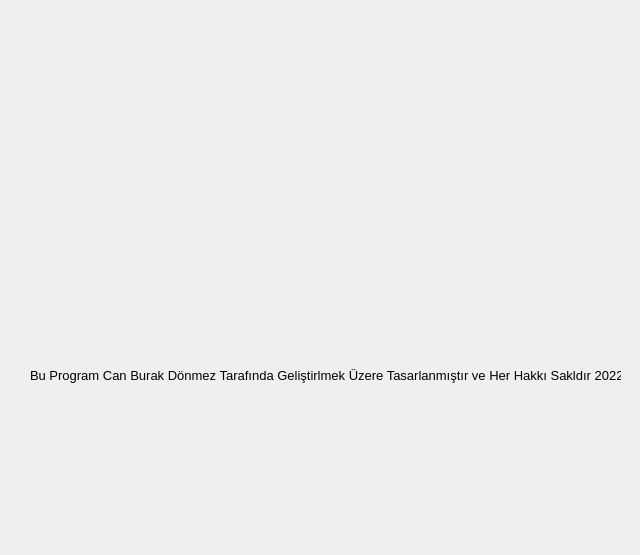
<?xml version="1.0" encoding="UTF-8"?>
<ui version="4.0">
 <class>Hakknda</class>
 <widget class="QDialog" name="Hakknda">
  <property name="geometry">
   <rect>
    <x>0</x>
    <y>0</y>
    <width>640</width>
    <height>555</height>
   </rect>
  </property>
  <property name="windowTitle">
   <string>Hakkında</string>
  </property>
  <property name="styleSheet">
   <string notr="true">QProgressBar:horizontal {
    border: 1px solid #3A3939;
    text-align: center;
    padding: 1px;
    background: #201F1F;
}
QProgressBar::chunk:horizontal {
    background-color: qlineargradient(spread:reflect, x1:1, y1:0.545, x2:1, y2:0, stop:0 rgba(28, 66, 111, 255), stop:1 rgba(37, 87, 146, 255));
}

QToolTip
{
    border: 1px solid #3A3939;
    background-color: rgb(90, 102, 117);;
    color: white;
    padding: 1px;
    opacity: 200;
}

QWidget
{
    color: silver;
    background-color: #302F2F;
    selection-background-color:#3d8ec9;
    selection-color: black;
    background-clip: border;
    border-image: none;
    outline: 0;
}

QWidget:item:hover
{
    background-color: #78879b;
    color: black;
}

QWidget:item:selected
{
    background-color: #3d8ec9;
}

QCheckBox
{
    spacing: 5px;
    outline: none;
    color: #bbb;
    margin-bottom: 2px;
}

QCheckBox:disabled
{
    color: #777777;
}
QCheckBox::indicator,
QGroupBox::indicator
{
    width: 18px;
    height: 18px;
}
QGroupBox::indicator
{
    margin-left: 2px;
}

QCheckBox::indicator:unchecked,
QCheckBox::indicator:unchecked:hover,
QGroupBox::indicator:unchecked,
QGroupBox::indicator:unchecked:hover
{
    image: url(:/dark_blue/img/checkbox_unchecked.png);
}

QCheckBox::indicator:unchecked:focus,
QCheckBox::indicator:unchecked:pressed,
QGroupBox::indicator:unchecked:focus,
QGroupBox::indicator:unchecked:pressed
{
  border: none;
    image: url(:/dark_blue/img/checkbox_unchecked_focus.png);
}

QCheckBox::indicator:checked,
QCheckBox::indicator:checked:hover,
QGroupBox::indicator:checked,
QGroupBox::indicator:checked:hover
{
    image: url(:/dark_blue/img/checkbox_checked.png);
}

QCheckBox::indicator:checked:focus,
QCheckBox::indicator:checked:pressed,
QGroupBox::indicator:checked:focus,
QGroupBox::indicator:checked:pressed
{
  border: none;
    image: url(:/dark_blue/img/checkbox_checked_focus.png);
}

QCheckBox::indicator:indeterminate,
QCheckBox::indicator:indeterminate:hover,
QCheckBox::indicator:indeterminate:pressed
QGroupBox::indicator:indeterminate,
QGroupBox::indicator:indeterminate:hover,
QGroupBox::indicator:indeterminate:pressed
{
    image: url(:/dark_blue/img/checkbox_indeterminate.png);
}

QCheckBox::indicator:indeterminate:focus,
QGroupBox::indicator:indeterminate:focus
{
    image: url(:/dark_blue/img/checkbox_indeterminate_focus.png);
}

QCheckBox::indicator:checked:disabled,
QGroupBox::indicator:checked:disabled
{
    image: url(:/dark_blue/img/checkbox_checked_disabled.png);
}

QCheckBox::indicator:unchecked:disabled,
QGroupBox::indicator:unchecked:disabled
{
    image: url(:/dark_blue/img/checkbox_unchecked_disabled.png);
}

QRadioButton
{
    spacing: 5px;
    outline: none;
    color: #bbb;
    margin-bottom: 2px;
}

QRadioButton:disabled
{
    color: #777777;
}
QRadioButton::indicator
{
    width: 21px;
    height: 21px;
}

QRadioButton::indicator:unchecked,
QRadioButton::indicator:unchecked:hover
{
    image: url(:/dark_blue/img/radio_unchecked.png);
}

QRadioButton::indicator:unchecked:focus,
QRadioButton::indicator:unchecked:pressed
{
  border: none;
  outline: none;
    image: url(:/dark_blue/img/radio_unchecked_focus.png);
}

QRadioButton::indicator:checked,
QRadioButton::indicator:checked:hover
{
  border: none;
  outline: none;
    image: url(:/dark_blue/img/radio_checked.png);
}

QRadioButton::indicator:checked:focus,
QRadioButton::indicato::menu-arrowr:checked:pressed
{
  border: none;
  outline: none;
    image: url(:/dark_blue/img/radio_checked_focus.png);
}

QRadioButton::indicator:indeterminate,
QRadioButton::indicator:indeterminate:hover,
QRadioButton::indicator:indeterminate:pressed
{
        image: url(:/dark_blue/img/radio_indeterminate.png);
}

QRadioButton::indicator:checked:disabled
{
  outline: none;
  image: url(:/dark_blue/img/radio_checked_disabled.png);
}

QRadioButton::indicator:unchecked:disabled
{
    image: url(:/dark_blue/img/radio_unchecked_disabled.png);
}


QMenuBar
{
    background-color: #302F2F;
    color: silver;
}

QMenuBar::item
{
    background: transparent;
}

QMenuBar::item:selected
{
    background: transparent;
    border: 1px solid #3A3939;
}

QMenuBar::item:pressed
{
    border: 1px solid #3A3939;
    background-color: #3d8ec9;
    color: black;
    margin-bottom:-1px;
    padding-bottom:1px;
}

QMenu
{
    border: 1px solid #3A3939;
    color: silver;
    margin: 1px;
}

QMenu::icon
{
    margin: 1px;
}

QMenu::item
{
    padding: 2px 2px 2px 25px;
    margin-left: 5px;
    border: 1px solid transparent; /* reserve space for selection border */
}

QMenu::item:selected
{
    color: black;
}

QMenu::separator {
    height: 2px;
    background: lightblue;
    margin-left: 10px;
    margin-right: 5px;
}

QMenu::indicator {
    width: 16px;
    height: 16px;
}

/* non-exclusive indicator = check box style indicator
   (see QActionGroup::setExclusive) */
QMenu::indicator:non-exclusive:unchecked {
    image: url(:/dark_blue/img/checkbox_unchecked.png);
}

QMenu::indicator:non-exclusive:unchecked:selected {
    image: url(:/dark_blue/img/checkbox_unchecked_disabled.png);
}

QMenu::indicator:non-exclusive:checked {
    image: url(:/dark_blue/img/checkbox_checked.png);
}

QMenu::indicator:non-exclusive:checked:selected {
    image: url(:/dark_blue/img/checkbox_checked_disabled.png);
}

/* exclusive indicator = radio button style indicator (see QActionGroup::setExclusive) */
QMenu::indicator:exclusive:unchecked {
    image: url(:/dark_blue/img/radio_unchecked.png);
}

QMenu::indicator:exclusive:unchecked:selected {
    image: url(:/dark_blue/img/radio_unchecked_disabled.png);
}

QMenu::indicator:exclusive:checked {
    image: url(:/dark_blue/img/radio_checked.png);
}

QMenu::indicator:exclusive:checked:selected {
    image: url(:/dark_blue/img/radio_checked_disabled.png);
}

QMenu::right-arrow {
    margin: 5px;
    image: url(:/dark_blue/img/right_arrow.png)
}


QWidget:disabled
{
    color: #808080;
    background-color: #302F2F;
}

QAbstractItemView
{
    alternate-background-color: #3A3939;
    color: silver;
    border: 1px solid 3A3939;
    border-radius: 2px;
    padding: 1px;
}

QWidget:focus, QMenuBar:focus
{
    border: 1px solid #78879b;
}

QTabWidget:focus, QCheckBox:focus, QRadioButton:focus, QSlider:focus
{
    border: none;
}

QLineEdit
{
    background-color: #201F1F;
    padding: 2px;
    border-style: solid;
    border: 1px solid #3A3939;
    border-radius: 2px;
    color: silver;
}

QGroupBox {
    border:1px solid #3A3939;
    border-radius: 2px;
    margin-top: 20px;
    background-color: #302F2F;
    color: silver;
}

QGroupBox::title {
    subcontrol-origin: margin;
    subcontrol-position: top center;
    padding-left: 10px;
    padding-right: 10px;
    padding-top: 10px;
}

QAbstractScrollArea
{
    border-radius: 2px;
    border: 1px solid #3A3939;
    background-color: transparent;
}

QScrollBar:horizontal
{
    height: 15px;
    margin: 3px 15px 3px 15px;
    border: 1px transparent #2A2929;
    border-radius: 4px;
    background-color: #2A2929;
}

QScrollBar::handle:horizontal
{
    background-color: #605F5F;
    min-width: 5px;
    border-radius: 4px;
}

QScrollBar::add-line:horizontal
{
    margin: 0px 3px 0px 3px;
    border-image: url(:/dark_blue/img/right_arrow_disabled.png);
    width: 10px;
    height: 10px;
    subcontrol-position: right;
    subcontrol-origin: margin;
}

QScrollBar::sub-line:horizontal
{
    margin: 0px 3px 0px 3px;
    border-image: url(:/dark_blue/img/left_arrow_disabled.png);
    height: 10px;
    width: 10px;
    subcontrol-position: left;
    subcontrol-origin: margin;
}

QScrollBar::add-line:horizontal:hover,QScrollBar::add-line:horizontal:on
{
    border-image: url(:/dark_blue/img/right_arrow.png);
    height: 10px;
    width: 10px;
    subcontrol-position: right;
    subcontrol-origin: margin;
}


QScrollBar::sub-line:horizontal:hover, QScrollBar::sub-line:horizontal:on
{
    border-image: url(:/dark_blue/img/left_arrow.png);
    height: 10px;
    width: 10px;
    subcontrol-position: left;
    subcontrol-origin: margin;
}

QScrollBar::up-arrow:horizontal, QScrollBar::down-arrow:horizontal
{
    background: none;
}


QScrollBar::add-page:horizontal, QScrollBar::sub-page:horizontal
{
    background: none;
}

QScrollBar:vertical
{
    background-color: #2A2929;
    width: 15px;
    margin: 15px 3px 15px 3px;
    border: 1px transparent #2A2929;
    border-radius: 4px;
}

QScrollBar::handle:vertical
{
    background-color: #605F5F;
    min-height: 5px;
    border-radius: 4px;
}

QScrollBar::sub-line:vertical
{
    margin: 3px 0px 3px 0px;
    border-image: url(:/dark_blue/img/up_arrow_disabled.png);
    height: 10px;
    width: 10px;
    subcontrol-position: top;
    subcontrol-origin: margin;
}

QScrollBar::add-line:vertical
{
    margin: 3px 0px 3px 0px;
    border-image: url(:/dark_blue/img/down_arrow_disabled.png);
    height: 10px;
    width: 10px;
    subcontrol-position: bottom;
    subcontrol-origin: margin;
}

QScrollBar::sub-line:vertical:hover,QScrollBar::sub-line:vertical:on
{

    border-image: url(:/dark_blue/img/up_arrow.png);
    height: 10px;
    width: 10px;
    subcontrol-position: top;
    subcontrol-origin: margin;
}


QScrollBar::add-line:vertical:hover, QScrollBar::add-line:vertical:on
{
    border-image: url(:/dark_blue/img/down_arrow.png);
    height: 10px;
    width: 10px;
    subcontrol-position: bottom;
    subcontrol-origin: margin;
}

QScrollBar::up-arrow:vertical, QScrollBar::down-arrow:vertical
{
    background: none;
}


QScrollBar::add-page:vertical, QScrollBar::sub-page:vertical
{
    background: none;
}

QTextEdit
{
    background-color: #201F1F;
    color: silver;
    border: 1px solid #3A3939;
}

QPlainTextEdit
{
    background-color: #201F1F;;
    color: silver;
    border-radius: 2px;
    border: 1px solid #3A3939;
}

QHeaderView::section
{
    background-color: #3A3939;
    color: silver;
    padding-left: 4px;
    border: 1px solid #6c6c6c;
}

QSizeGrip {
    image: url(:/dark_blue/img/sizegrip.png);
    width: 12px;
    height: 12px;
}

QMainWindow
{
    background-color: #302F2F;

}

QMainWindow::separator
{
    background-color: #302F2F;
    color: white;
    padding-left: 4px;
    spacing: 2px;
    border: 1px dashed #3A3939;
}

QMainWindow::separator:hover
{

    background-color: #787876;
    color: white;
    padding-left: 4px;
    border: 1px solid #3A3939;
    spacing: 2px;
}


QMenu::separator
{
    height: 1px;
    background-color: #3A3939;
    color: white;
    padding-left: 4px;
    margin-left: 10px;
    margin-right: 5px;
}


QFrame
{
    border-radius: 2px;
    border: 1px solid #444;
}

QFrame[frameShape=&quot;0&quot;]
{
    border-radius: 2px;
    border: 1px transparent #444;
}

QStackedWidget
{
    background-color: #302F2F;
    border: 1px transparent black;
}

QToolBar {
    border: 1px transparent #393838;
    background: 1px solid #302F2F;
    font-weight: bold;
}

QToolBar::handle:horizontal {
    image: url(:/dark_blue/img/Hmovetoolbar.png);
}
QToolBar::handle:vertical {
    image: url(:/dark_blue/img/Vmovetoolbar.png);
}
QToolBar::separator:horizontal {
    image: url(:/dark_blue/img/Hsepartoolbar.png);
}
QToolBar::separator:vertical {
    image: url(:/dark_blue/img/Vsepartoolbars.png);
}

QPushButton
{
    color: silver;
    background-color: #302F2F;
    border-width: 2px;
    border-color: #4A4949;
    border-style: solid;
    padding-top: 2px;
    padding-bottom: 2px;
    padding-left: 10px;
    padding-right: 10px;
    border-radius: 4px;
    /* outline: none; */
    /* min-width: 40px; */
}

QPushButton:disabled
{
    background-color: #302F2F;
    border-width: 2px;
    border-color: #3A3939;
    border-style: solid;
    padding-top: 2px;
    padding-bottom: 2px;
    padding-left: 10px;
    padding-right: 10px;
    /*border-radius: 2px;*/
    color: #808080;
}

QPushButton:focus {
    background-color: #3d8ec9;
    color: white;
}

QComboBox
{
    selection-background-color: #3d8ec9;
    background-color: #201F1F;
    border-style: solid;
    border: 1px solid #3A3939;
    border-radius: 2px;
    padding: 2px;
    min-width: 75px;
}

QPushButton:checked{
    background-color: #4A4949;
    border-color: #6A6969;
}

QPushButton:hover {
    border: 2px solid #78879b;
    color: silver;
}

QComboBox:hover, QAbstractSpinBox:hover,QLineEdit:hover,QTextEdit:hover,QPlainTextEdit:hover,QAbstractView:hover,QTreeView:hover
{
    border: 1px solid #78879b;
    color: silver;
}

QComboBox:on
{
    background-color: #626873;
    padding-top: 3px;
    padding-left: 4px;
    selection-background-color: #4a4a4a;
}

QComboBox QAbstractItemView
{
    background-color: #201F1F;
    border-radius: 2px;
    border: 1px solid #444;
    selection-background-color: #3d8ec9;
    color: silver;
}

QComboBox::drop-down
{
    subcontrol-origin: padding;
    subcontrol-position: top right;
    width: 15px;

    border-left-width: 0px;
    border-left-color: darkgray;
    border-left-style: solid;
    border-top-right-radius: 3px;
    border-bottom-right-radius: 3px;
}

QComboBox::down-arrow
{
    image: url(:/dark_blue/img/down_arrow_disabled.png);
}

QComboBox::down-arrow:on, QComboBox::down-arrow:hover,
QComboBox::down-arrow:focus
{
    image: url(:/dark_blue/img/down_arrow.png);
}

QPushButton:pressed
{
    background-color: #484846;
}

QAbstractSpinBox {
    padding-top: 2px;
    padding-bottom: 2px;
    border: 1px solid #3A3939;
    background-color: #201F1F;
    color: silver;
    border-radius: 2px;
    min-width: 75px;
}

QAbstractSpinBox:up-button
{
    background-color: transparent;
    subcontrol-origin: border;
    subcontrol-position: top right;
}

QAbstractSpinBox:down-button
{
    background-color: transparent;
    subcontrol-origin: border;
    subcontrol-position: bottom right;
}

QAbstractSpinBox::up-arrow,QAbstractSpinBox::up-arrow:disabled,QAbstractSpinBox::up-arrow:off {
    image: url(:/dark_blue/img/up_arrow_disabled.png);
    width: 10px;
    height: 10px;
}
QAbstractSpinBox::up-arrow:hover
{
    image: url(:/dark_blue/img/up_arrow.png);
}


QAbstractSpinBox::down-arrow,QAbstractSpinBox::down-arrow:disabled,QAbstractSpinBox::down-arrow:off
{
    image: url(:/dark_blue/img/down_arrow_disabled.png);
    width: 10px;
    height: 10px;
}
QAbstractSpinBox::down-arrow:hover
{
    image: url(:/dark_blue/img/down_arrow.png);
}


QLabel
{
    border: 0px solid black;
}

QTabWidget{
    border: 1px transparent black;
}

QTabWidget::pane {
    border: 1px solid #444;
    border-radius: 3px;
    padding: 3px;
}

QTabBar
{
    qproperty-drawBase: 0;
    left: 5px; /* move to the right by 5px */
}

QTabBar:focus
{
    border: 0px transparent black;
}

QTabBar::close-button  {
    image: url(:/dark_blue/img/close.png);
    background: transparent;
}

QTabBar::close-button:hover
{
    image: url(:/dark_blue/img/close-hover.png);
    background: transparent;
}

QTabBar::close-button:pressed {
    image: url(:/dark_blue/img/close-pressed.png);
    background: transparent;
}

/* TOP TABS */
QTabBar::tab:top {
    color: #b1b1b1;
    border: 1px solid #4A4949;
    border-bottom: 1px transparent black;
    background-color: #302F2F;
    padding: 5px;
    border-top-left-radius: 2px;
    border-top-right-radius: 2px;
}

QTabBar::tab:top:!selected
{
    color: #b1b1b1;
    background-color: #201F1F;
    border: 1px transparent #4A4949;
    border-bottom: 1px transparent #4A4949;
    border-top-left-radius: 0px;
    border-top-right-radius: 0px;
}

QTabBar::tab:top:!selected:hover {
    background-color: #48576b;
}

/* BOTTOM TABS */
QTabBar::tab:bottom {
    color: #b1b1b1;
    border: 1px solid #4A4949;
    border-top: 1px transparent black;
    background-color: #302F2F;
    padding: 5px;
    border-bottom-left-radius: 2px;
    border-bottom-right-radius: 2px;
}

QTabBar::tab:bottom:!selected
{
    color: #b1b1b1;
    background-color: #201F1F;
    border: 1px transparent #4A4949;
    border-top: 1px transparent #4A4949;
    border-bottom-left-radius: 0px;
    border-bottom-right-radius: 0px;
}

QTabBar::tab:bottom:!selected:hover {
    background-color: #78879b;
}

/* LEFT TABS */
QTabBar::tab:left {
    color: #b1b1b1;
    border: 1px solid #4A4949;
    border-left: 1px transparent black;
    background-color: #302F2F;
    padding: 5px;
    border-top-right-radius: 2px;
    border-bottom-right-radius: 2px;
}

QTabBar::tab:left:!selected
{
    color: #b1b1b1;
    background-color: #201F1F;
    border: 1px transparent #4A4949;
    border-right: 1px transparent #4A4949;
    border-top-right-radius: 0px;
    border-bottom-right-radius: 0px;
}

QTabBar::tab:left:!selected:hover {
    background-color: #48576b;
}


/* RIGHT TABS */
QTabBar::tab:right {
    color: #b1b1b1;
    border: 1px solid #4A4949;
    border-right: 1px transparent black;
    background-color: #302F2F;
    padding: 5px;
    border-top-left-radius: 2px;
    border-bottom-left-radius: 2px;
}

QTabBar::tab:right:!selected
{
    color: #b1b1b1;
    background-color: #201F1F;
    border: 1px transparent #4A4949;
    border-right: 1px transparent #4A4949;
    border-top-left-radius: 0px;
    border-bottom-left-radius: 0px;
}

QTabBar::tab:right:!selected:hover {
    background-color: #48576b;
}

QTabBar QToolButton::right-arrow:enabled {
     image: url(:/dark_blue/img/right_arrow.png);
 }

 QTabBar QToolButton::left-arrow:enabled {
     image: url(:/dark_blue/img/left_arrow.png);
 }

QTabBar QToolButton::right-arrow:disabled {
     image: url(:/dark_blue/img/right_arrow_disabled.png);
 }

 QTabBar QToolButton::left-arrow:disabled {
     image: url(:/dark_blue/img/left_arrow_disabled.png);
 }


QDockWidget {
    border: 1px solid #403F3F;
    titlebar-close-icon: url(:/dark_blue/img/close.png);
    titlebar-normal-icon: url(:/dark_blue/img/undock.png);
}

QDockWidget::close-button, QDockWidget::float-button {
    border: 1px solid transparent;
    border-radius: 2px;
    background: transparent;
}

QDockWidget::close-button:hover, QDockWidget::float-button:hover {
    background: rgba(255, 255, 255, 10);
}

QDockWidget::close-button:pressed, QDockWidget::float-button:pressed {
    padding: 1px -1px -1px 1px;
    background: rgba(255, 255, 255, 10);
}

QTreeView, QListView, QTextBrowser, AtLineEdit, AtLineEdit::hover {
    border: 1px solid #444;
    background-color: silver;
    border-radius: 3px;
    margin-left: 3px;
    color: black;
}

QTreeView:branch:selected, QTreeView:branch:hover {
    background: url(:/dark_blue/img/transparent.png);
}

QTreeView::branch:has-siblings:!adjoins-item {
    border-image: url(:/dark_blue/img/transparent.png);
}

QTreeView::branch:has-siblings:adjoins-item {
    border-image: url(:/dark_blue/img/transparent.png);
}

QTreeView::branch:!has-children:!has-siblings:adjoins-item {
    border-image: url(:/dark_blue/img/transparent.png);
}

QTreeView::branch:has-children:!has-siblings:closed,
QTreeView::branch:closed:has-children:has-siblings {
    image: url(:/dark_blue/img/branch_closed.png);
}

QTreeView::branch:open:has-children:!has-siblings,
QTreeView::branch:open:has-children:has-siblings  {
    image: url(:/dark_blue/img/branch_open.png);
}

QTreeView::branch:has-children:!has-siblings:closed:hover,
QTreeView::branch:closed:has-children:has-siblings:hover {
    image: url(:/dark_blue/img/branch_closed-on.png);
    }

QTreeView::branch:open:has-children:!has-siblings:hover,
QTreeView::branch:open:has-children:has-siblings:hover  {
    image: url(:/dark_blue/img/branch_open-on.png);
    }

QListView::item:!selected:hover, QListView::item:!selected:hover, QTreeView::item:!selected:hover  {
    background: rgba(0, 0, 0, 0);
    outline: 0;
    color: #FFFFFF
}

QListView::item:selected:hover, QListView::item:selected:hover, QTreeView::item:selected:hover  {
    background: #3d8ec9;
    color: #FFFFFF;
}

QSlider::groove:horizontal {
    border: 1px solid #3A3939;
    height: 8px;
    background: #201F1F;
    margin: 2px 0;
    border-radius: 2px;
}

QSlider::handle:horizontal {
    background: QLinearGradient( x1: 0, y1: 0, x2: 0, y2: 1,
      stop: 0.0 silver, stop: 0.2 #a8a8a8, stop: 1 #727272);
    border: 1px solid #3A3939;
    width: 14px;
    height: 14px;
    margin: -4px 0;
    border-radius: 2px;
}

QSlider::groove:vertical {
    border: 1px solid #3A3939;
    width: 8px;
    background: #201F1F;
    margin: 0 0px;
    border-radius: 2px;
}

QSlider::handle:vertical {
    background: QLinearGradient( x1: 0, y1: 0, x2: 0, y2: 1, stop: 0.0 silver,
    stop: 0.2 #a8a8a8, stop: 1 #727272);
    border: 1px solid #3A3939;
    width: 14px;
    height: 14px;
    margin: 0 -4px;
    border-radius: 2px;
}

QToolButton {
    /*  background-color: transparent; */
    border: 2px transparent #4A4949;
    border-radius: 4px;
    background-color: dimgray;
    margin: 2px;
    padding: 2px;
}

QToolButton[popupMode=&quot;1&quot;] { /* only for MenuButtonPopup */
 padding-right: 20px; /* make way for the popup button */
 border: 2px transparent #4A4949;
 border-radius: 4px;
}

QToolButton[popupMode=&quot;2&quot;] { /* only for InstantPopup */
 padding-right: 10px; /* make way for the popup button */
 border: 2px transparent #4A4949;
}


QToolButton:hover, QToolButton::menu-button:hover {
    border: 2px solid #78879b;
}

QToolButton:checked, QToolButton:pressed,
    QToolButton::menu-button:pressed {
    background-color: #4A4949;
    border: 2px solid #78879b;
}

/* the subcontrol below is used only in the InstantPopup or DelayedPopup mode */
QToolButton::menu-indicator {
    image: url(:/dark_blue/img/down_arrow.png);
    top: -7px; left: -2px; /* shift it a bit */
}

/* the subcontrols below are used only in the MenuButtonPopup mode */
QToolButton::menu-button {
    border: 1px transparent #4A4949;
    border-top-right-radius: 6px;
    border-bottom-right-radius: 6px;
    /* 16px width + 4px for border = 20px allocated above */
    width: 16px;
    outline: none;
}

QToolButton::menu-arrow {
    image: url(:/dark_blue/img/down_arrow.png);
}

QToolButton::menu-arrow:open {
    top: 1px; left: 1px; /* shift it a bit */
    border: 1px solid #3A3939;
}

QPushButton::menu-indicator  {
    subcontrol-origin: padding;
    subcontrol-position: bottom right;
    left: 4px;
}

QTableView
{
    border: 1px solid #444;
    gridline-color: #6c6c6c;
    background-color: #201F1F;
}


QTableView, QHeaderView
{
    border-radius: 0px;
}

QTableView::item:pressed, QListView::item:pressed, QTreeView::item:pressed  {
    background: #78879b;
    color: #FFFFFF;
}

QTableView::item:selected:active, QTreeView::item:selected:active, QListView::item:selected:active  {
    background: #3d8ec9;
    color: #FFFFFF;
}


QHeaderView
{
    border: 1px transparent;
    border-radius: 2px;
    margin: 0px;
    padding: 0px;
}

QHeaderView::section  {
    background-color: #3A3939;
    color: silver;
    padding: 4px;
    border: 1px solid #6c6c6c;
    border-radius: 0px;
    text-align: center;
}

QHeaderView::section::vertical::first, QHeaderView::section::vertical::only-one
{
    border-top: 1px solid #6c6c6c;
}

QHeaderView::section::vertical
{
    border-top: transparent;
}

QHeaderView::section::horizontal::first, QHeaderView::section::horizontal::only-one
{
    border-left: 1px solid #6c6c6c;
}

QHeaderView::section::horizontal
{
    border-left: transparent;
}


QHeaderView::section:checked
 {
    color: white;
    background-color: #5A5959;
 }

 /* style the sort indicator */
QHeaderView::down-arrow {
    image: url(:/dark_blue/img/down_arrow.png);
}

QHeaderView::up-arrow {
    image: url(:/dark_blue/img/up_arrow.png);
}


QTableCornerButton::section {
    background-color: #3A3939;
    border: 1px solid #3A3939;
    border-radius: 2px;
}

QToolBox  {
    padding: 3px;
    border: 1px transparent black;
}

QToolBox::tab {
    color: #b1b1b1;
    background-color: #302F2F;
    border: 1px solid #4A4949;
    border-bottom: 1px transparent #302F2F;
    border-top-left-radius: 5px;
    border-top-right-radius: 5px;
}

 QToolBox::tab:selected { /* italicize selected tabs */
    font: italic;
    background-color: #302F2F;
    border-color: #3d8ec9;
 }

QStatusBar::item {
    border: 1px solid #3A3939;
    border-radius: 2px;
 }


QFrame[height=&quot;3&quot;], QFrame[width=&quot;3&quot;] {
    background-color: #AAA;
}


QSplitter::handle {
    border: 1px dashed #3A3939;
}

QSplitter::handle:hover {
    background-color: #787876;
    border: 1px solid #3A3939;
}

QSplitter::handle:horizontal {
    width: 1px;
}

QSplitter::handle:vertical {
    height: 1px;
}

QListWidget {
    background-color: silver;
    border-radius: 5px;
    margin-left: 5px;
}

QListWidget::item {
    color: black;
}

QMessageBox {
    messagebox-critical-icon	: url(:/dark_blue/img/critical.png);
    messagebox-information-icon	: url(:/dark_blue/img/information.png);
    messagebox-question-icon	: url(:/dark_blue/img/question.png);
    messagebox-warning-icon:    : url(:/dark_blue/img/warning.png);
}

ColorButton::enabled {
    border-radius: 0px;
    border: 1px solid #444444;
}

ColorButton::disabled {
    border-radius: 0px;
    border: 1px solid #AAAAAA;
}</string>
  </property>
  <widget class="QLabel" name="label">
   <property name="geometry">
    <rect>
     <x>20</x>
     <y>20</y>
     <width>601</width>
     <height>221</height>
    </rect>
   </property>
   <property name="text">
    <string/>
   </property>
   <property name="pixmap">
    <pixmap>../Pinterest Kblyigit.jpg</pixmap>
   </property>
   <property name="scaledContents">
    <bool>true</bool>
   </property>
  </widget>
  <widget class="QLabel" name="label_2">
   <property name="geometry">
    <rect>
     <x>30</x>
     <y>320</y>
     <width>591</width>
     <height>111</height>
    </rect>
   </property>
   <property name="font">
    <font>
     <pointsize>10</pointsize>
    </font>
   </property>
   <property name="text">
    <string>Bu Program Can Burak Dönmez Tarafında Geliştirlmek Üzere Tasarlanmıştır ve Her Hakkı Sakldır 2022</string>
   </property>
  </widget>
 </widget>
 <resources/>
 <connections/>
</ui>
